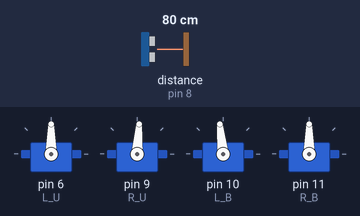
A sketch run on a simulated Arduino Uno, built with avr-gcc and run on an emulated ATmega328P. On the bench: 4 × servo. Inputs (shaded band) come from the test bench; at power-on: distance to the obstacle (sensor on pin 8) 80 cm. The echo pulse lasts 58.3 µs per cm; what the sketch prints to the serial monitor is not drawn.

Above: at 1.3 s.
1.4 s: distance to the obstacle (sensor on pin 8) set to 38 cm
4.4 s: distance to the obstacle (sensor on pin 8) set to 32 cm
At 4.63 s:
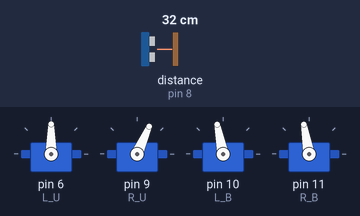
At 5.38 s:
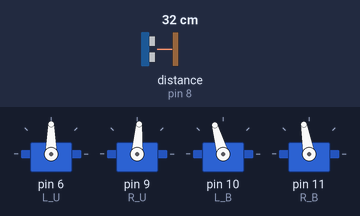
7.4 s: distance to the obstacle (sensor on pin 8) set to 23 cm
10.4 s: distance to the obstacle (sensor on pin 8) set to 18 cm
At 10.5 s:
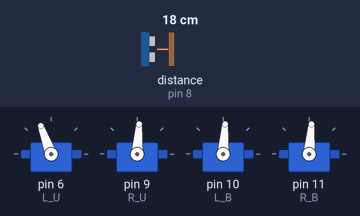
Timing chart, 0 to 13.4 s (numbered marks = the images above; inputs shaded):
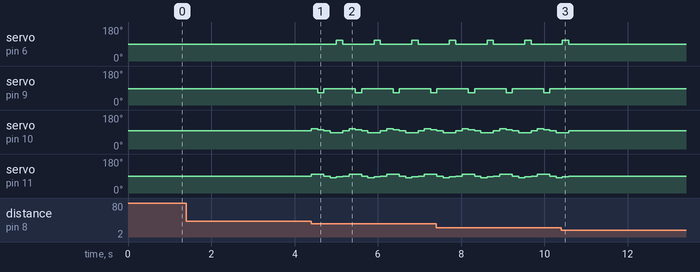

The sketch:

BOB_robot.ino
```cpp
#include <Servo.h>
#include <NewPing.h>
#include "varSetup.h"
#include "move.h"

void setup() {
  L_U.attach(6);
  R_U.attach(9);
  L_B.attach(10);
  R_B.attach(11);
    L_U.write(posLU);
    R_U.write(posRU);
    L_B.write(posLB);
    R_B.write(posRB);
  Serial.begin(115200);
    delay(delayTime);
}

void loop() {
  dist();

  //backward(delayTime);
  //turnleft(100);
}
```

move.h
```cpp
void forward(int speedy) {
    L_U.write(posLU);
    R_U.write(posRU);
    L_B.write(posLB+10);
    R_B.write(posRB+10);
    delay(speedy);
    L_U.write(posLU);
    R_U.write(posRU-20);
    L_B.write(posLB+5);
    R_B.write(posRB+10);
    delay(speedy);
    L_U.write(posLU);
    R_U.write(posRU);
    L_B.write(posLB);
    R_B.write(posRB);
    delay(speedy);

    L_U.write(posLU);
    R_U.write(posRU);
    L_B.write(posLB-10);
    R_B.write(posRB-10);
    delay(speedy);
    L_U.write(posLU+20);
    R_U.write(posRU);
    L_B.write(posLB-10);
    R_B.write(posRB-5);
    delay(speedy);
    L_U.write(posLU);
    R_U.write(posRU);
    L_B.write(posLB);
    R_B.write(posRB);
    delay(speedy);
}
void backward(int speedy) {
    L_U.write(posLU);
    R_U.write(posRU);
    L_B.write(posLB);
    R_B.write(posRB+10);
    delay(speedy);
    L_U.write(posLU);
    R_U.write(posRU+20);
    L_B.write(posLB);
    R_B.write(posRB);
    delay(speedy);
    L_U.write(posLU);
    R_U.write(posRU);
    L_B.write(posLB);
    R_B.write(posRB);
    delay(speedy);

    L_U.write(posLU);
    R_U.write(posRU);
    L_B.write(posLB-10);
    R_B.write(posRB);
    delay(speedy);
    L_U.write(posLU-20);
    R_U.write(posRU);
    L_B.write(posLB);
    R_B.write(posRB);
    delay(speedy);
    L_U.write(posLU);
    R_U.write(posRU);
    L_B.write(posLB);
    R_B.write(posRB);
    delay(speedy);
}
void turnleft(int speedy) {
    L_U.write(posLU);
    R_U.write(posRU);
    L_B.write(posLB);
    R_B.write(posRB+10);
    delay(speedy);
    L_U.write(posLU-20);
    R_U.write(posRU+20);
    L_B.write(posLB);
    R_B.write(posRB);
    delay(speedy);
    L_U.write(posLU);
    R_U.write(posRU);
    L_B.write(posLB);
    R_B.write(posRB);
    delay(speedy);
}
void dist() {
  int result=0;
  unsigned int uS = sonar.ping(); // Send ping, get ping time in microseconds (uS).
  result=uS / US_ROUNDTRIP_CM;
  Serial.print("Ping: ");
  Serial.print(result); // Convert ping time to distance in cm and print result (0 = outside set distance range)
  Serial.println("cm");
  if(result>20 && result<35){
    forward(delayTime);
  }
}
```

varSetup.h
```cpp
Servo L_U;
Servo R_U;
Servo L_B;
Servo R_B;
int pos = 90;
int posLU = pos;
int posRU = pos-4;
int posLB = pos+6;
int posRB = pos;

int delayTime = 150;

#define TRIGGER_PIN  12  // Arduino pin tied to trigger pin on the ultrasonic sensor.
#define ECHO_PIN     8  // Arduino pin tied to echo pin on the ultrasonic sensor.
#define MAX_DISTANCE 200 // Maximum distance we want to ping for (in centimeters). Maximum sensor distance is rated at 400-500cm.

NewPing sonar(TRIGGER_PIN, ECHO_PIN, MAX_DISTANCE); // NewPing setup of pins and maximum distance.
```

Measured:
- the behaviour switches between 35 and 34 cm on distance to the obstacle (sensor on pin 8) (found by bisection; images 0 and 1)
- the behaviour switches between 21 and 20 cm on distance to the obstacle (sensor on pin 8) (found by bisection; images 2 and 3)
- after the input at 4.4 s, servo on pin 6 (L_U): alternates 110° for 0.15 s and 90° for 0.75 s, starting after 0.61 s; servo on pin 9 (R_U): alternates 86° for 0.75 s and 66° for 0.15 s, starting after 0.16 s
- after the input at 10.4 s, servo on pin 6 (L_U), servo on pin 11 (R_B): goes on until 10.6 s, then stays 90°; servo on pin 9 (R_U): stops changing and stays 86°; servo on pin 10 (L_B): goes on until 10.6 s, then stays 96°
